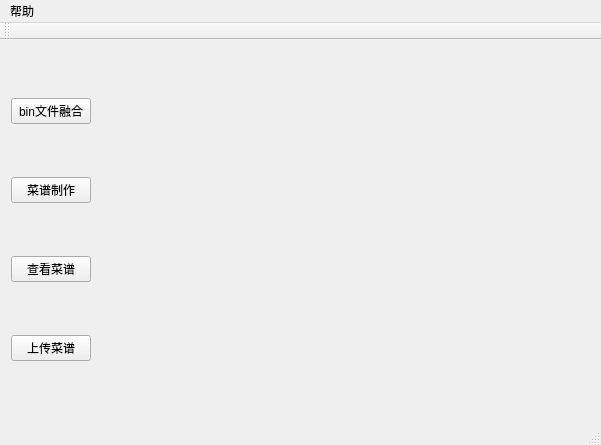
<?xml version="1.0" encoding="UTF-8"?>
<ui version="4.0">
 <class>MainWindow</class>
 <widget class="QMainWindow" name="MainWindow">
  <property name="geometry">
   <rect>
    <x>0</x>
    <y>0</y>
    <width>601</width>
    <height>445</height>
   </rect>
  </property>
  <property name="windowTitle">
   <string>MainWindow</string>
  </property>
  <widget class="QWidget" name="centralWidget">
   <layout class="QHBoxLayout" name="horizontalLayout">
    <item>
     <layout class="QGridLayout" name="gridLayout">
      <item row="2" column="0">
       <widget class="QPushButton" name="pushButton">
        <property name="text">
         <string>查看菜谱</string>
        </property>
       </widget>
      </item>
      <item row="1" column="0">
       <widget class="QPushButton" name="pushButton_menu_generate">
        <property name="text">
         <string>菜谱制作</string>
        </property>
       </widget>
      </item>
      <item row="0" column="0">
       <widget class="QPushButton" name="pushButton_bin_fuse">
        <property name="text">
         <string>bin文件融合</string>
        </property>
       </widget>
      </item>
      <item row="3" column="0">
       <widget class="QPushButton" name="pushButton_2">
        <property name="text">
         <string>上传菜谱</string>
        </property>
       </widget>
      </item>
     </layout>
    </item>
    <item>
     <spacer name="horizontalSpacer">
      <property name="orientation">
       <enum>Qt::Horizontal</enum>
      </property>
      <property name="sizeHint" stdset="0">
       <size>
        <width>40</width>
        <height>20</height>
       </size>
      </property>
     </spacer>
    </item>
   </layout>
  </widget>
  <widget class="QMenuBar" name="menuBar">
   <property name="geometry">
    <rect>
     <x>0</x>
     <y>0</y>
     <width>601</width>
     <height>23</height>
    </rect>
   </property>
   <widget class="QMenu" name="menu">
    <property name="title">
     <string>帮助</string>
    </property>
    <addaction name="action"/>
    <addaction name="action_2"/>
   </widget>
   <addaction name="menu"/>
  </widget>
  <widget class="QToolBar" name="mainToolBar">
   <attribute name="toolBarArea">
    <enum>TopToolBarArea</enum>
   </attribute>
   <attribute name="toolBarBreak">
    <bool>false</bool>
   </attribute>
  </widget>
  <widget class="QStatusBar" name="statusBar"/>
  <action name="action">
   <property name="text">
    <string>教程</string>
   </property>
  </action>
  <action name="action_2">
   <property name="text">
    <string>关于</string>
   </property>
  </action>
 </widget>
 <layoutdefault spacing="6" margin="11"/>
 <resources/>
 <connections/>
</ui>
